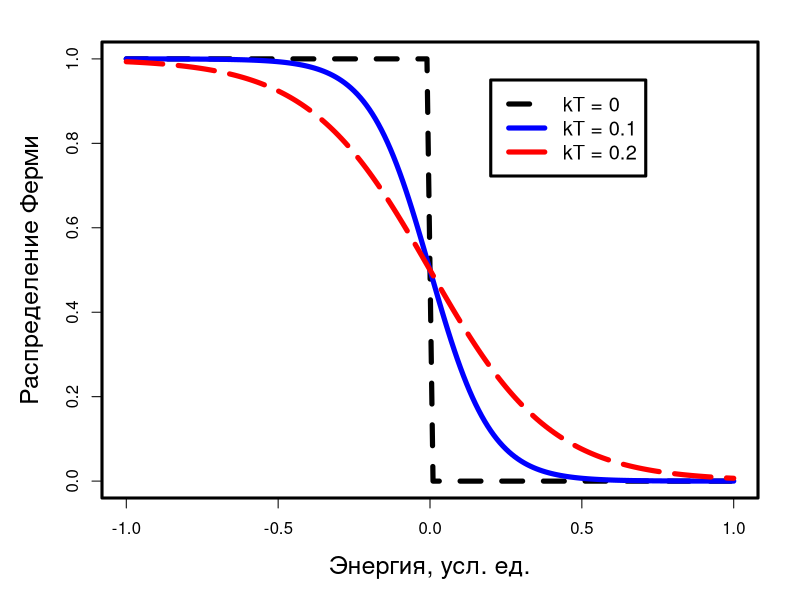
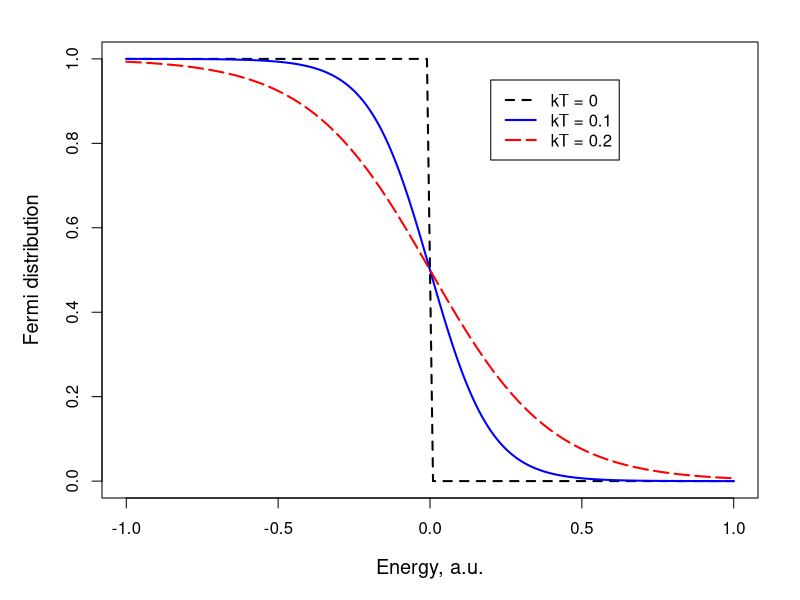

Here is the R script that generated these plots, in order:
#Color plot of smooth lines with R base package

data <- read.table("dataset_fermi.dat")

x <- data$V1
y1 <- data$V2
y2 <- data$V3
y3 <- data$V4

x_max <- max(x)
x_min <- min(x)
x_length <- x_max-x_min

y_max <- max(y1,y2,y3)
y_min <- min(y1,y2,y3)
y_height <- y_max-y_min

cols <- c("black", "blue", "red")
ltys <- c(2, 1, 5)

filename <- "plot_fermi_1"

png(paste(filename, ".png", sep = ""), width = 1200, height = 1000, units = "px", pointsize = 30)
par(mar = c(5.1, 5.1, 2.1, 2.1), lwd = 3)
line_width <- 5

plot(x, y1, type = "l", ylim = c(y_min, y_max), 
    lwd = line_width, 
    col = cols[1],
    lty = ltys[1], 
    xlab = "Энергия, усл. ед.", 
    ylab = "Распределение Ферми", 
    cex.lab = 1.5)
lines(x, y2, lwd = line_width, col = cols[2], lty = ltys[2])
lines(x, y3, lwd = line_width, col = cols[3], lty = ltys[3])

legend(x_min + x_length*0.6, y_max - y_height*0.05, 
    legend = c("kT = 0", "kT = 0.1", "kT = 0.2"), 
    lwd = rep(line_width, 3), 
    lty = ltys, 
    col = cols, 
    cex = 1.2)

dev.off()

pdf(paste(filename, ".pdf", sep = ""), width = 6, height = 5)
par(mar = c(5.1, 5.1, 2.1, 2.1), lwd = 1)
line_width <- 2

plot(x, y1, type = "l", ylim = c(y_min, y_max), 
    lwd = line_width, 
    col = cols[1],
    lty = ltys[1], 
    xlab = "Energy, a.u.", 
    ylab = "Fermi distribution", 
    cex.lab = 1.2)
lines(x, y2, lwd = line_width, col = cols[2], lty = ltys[2])
lines(x, y3, lwd = line_width, col = cols[3], lty = ltys[3])

legend(x_min + x_length*0.6, y_max - y_height*0.05, 
    legend = c("kT = 0", "kT = 0.1", "kT = 0.2"), 
    lwd = rep(line_width, 3), 
    lty = ltys, 
    col = cols, 
    cex = 1.0)

dev.off()
